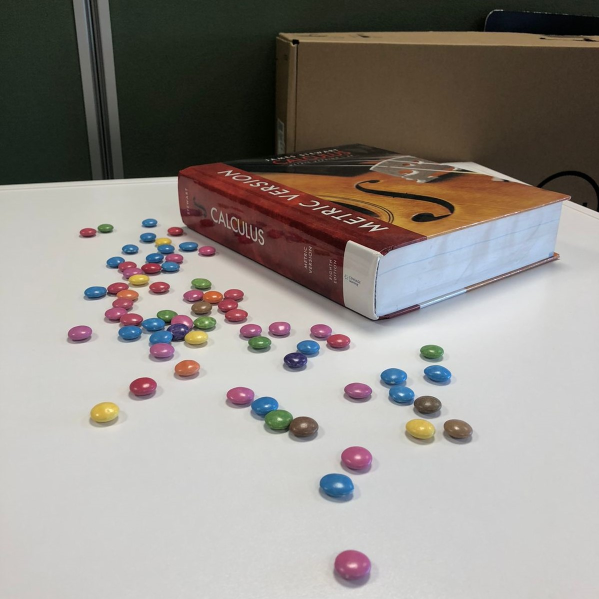
#> input picture Stereo_Vision/Images/Smarties_Book_left.jpg, 1198 x 1198 px, found by its file name (shown at 1/2 size)
$ python stereo_vision_sgbm.py   (older library calls are emulated)
#> lines starting #> are read from the running program, lines starting #| are printed output that depends on the picture
import cv2
import numpy as np

def update_disparity_map(left_image, right_image):
    # Retrieve the values from the sliders
    block_size = cv2.getTrackbarPos('Block Size', 'Disparity Map')
    block_size = 2 * block_size + 5
    num_disparities = cv2.getTrackbarPos('Num Disparities', 'Disparity Map') * 16
    p1 = cv2.getTrackbarPos('P1', 'Disparity Map')
    p2 = cv2.getTrackbarPos('P2', 'Disparity Map')
    uniqueness_ratio = cv2.getTrackbarPos('Uniqueness Ratio', 'Disparity Map')
    speckle_window_size = cv2.getTrackbarPos('Speckle Window Size', 'Disparity Map')
    speckle_range = cv2.getTrackbarPos('Speckle Range', 'Disparity Map')

    # Create a StereoSGBM object for disparity calculation
    stereo = cv2.StereoSGBM_create(
        minDisparity=0,
        numDisparities=num_disparities,
        blockSize=block_size,
        P1=p1,
        P2=p2,
        disp12MaxDiff=-1,
        preFilterCap=0,
        uniquenessRatio=uniqueness_ratio,
        speckleWindowSize=speckle_window_size,
        speckleRange=speckle_range
    )

    # Compute the disparity map
    disparity_map = stereo.compute(left_image, right_image)

    # Normalize the disparity map for better visualization
    disparity_map_normalized = cv2.normalize(disparity_map, None, alpha=0, beta=255, norm_type=cv2.NORM_MINMAX, dtype=cv2.CV_8U)

    # Display the disparity map with updated parameters
    cv2.imshow('image', right_image)
    cv2.imshow('Result', disparity_map_normalized)

def main():
    # Load the left and right stereo images
    left_image = cv2.imread('Stereo_Vision\Images\Smarties_Book_left.jpg', 0)  # Read grayscale image
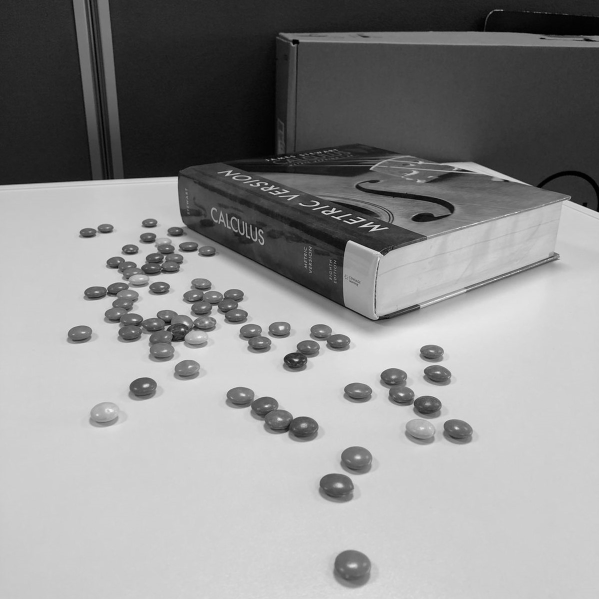
#> left_image: shape (1198, 1198) (shown at 1/2 size); min 0, max 255, mean 142.4
    right_image = cv2.imread('Stereo_Vision\Images\Smarties_Book_right.jpg', 0)  # Read grayscale image
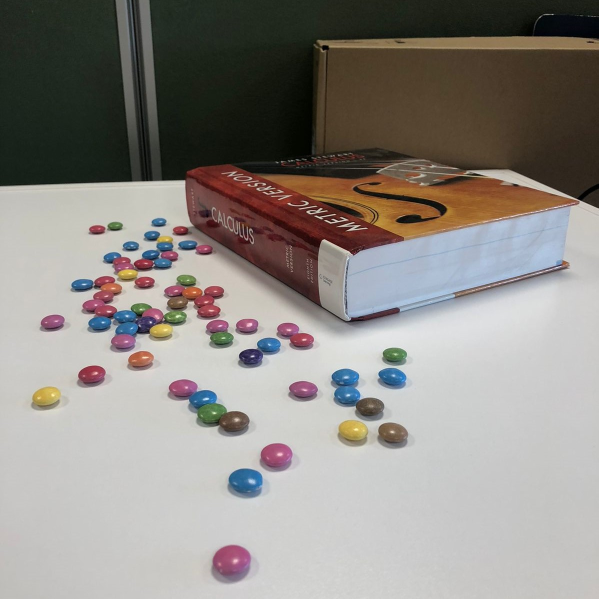
#> input picture Stereo_Vision/Images/Smarties_Book_right.jpg, 1197 x 1198 px, found by its file name (shown at 1/2 size)
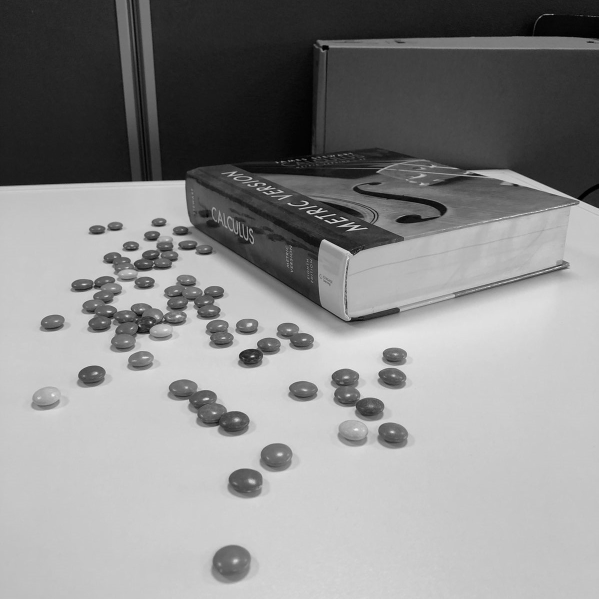
#> right_image: shape (1198, 1197) (shown at 1/2 size); min 0, max 253, mean 138.8

    # Check if the images have different sizes
    if left_image.shape != right_image.shape:
        # Resize the images to a common size
        width = min(left_image.shape[1], right_image.shape[1])
#> width = 1197
        height = min(left_image.shape[0], right_image.shape[0])
#> height = 1198
        left_image = cv2.resize(left_image, (width, height))
#> left_image: shape (1198, 1197)
        right_image = cv2.resize(right_image, (width, height))

    # Set the initial values for the parameters
    initial_block_size = 5
    initial_num_disparities = 4
    initial_p1 = 8
    initial_p2 = 32
    initial_uniqueness_ratio = 10
    initial_speckle_window_size = 100
    initial_speckle_range = 32

    # Create a window for displaying the disparity map
    cv2.namedWindow('Disparity Map')

    # Create sliders for adjusting the parameters
    cv2.createTrackbar('Block Size', 'Disparity Map', initial_block_size, 25, lambda x: update_disparity_map(left_image, right_image))
    cv2.createTrackbar('Num Disparities', 'Disparity Map', initial_num_disparities, 20, lambda x: update_disparity_map(left_image, right_image))
    cv2.createTrackbar('P1', 'Disparity Map', initial_p1, 100, lambda x: update_disparity_map(left_image, right_image))
    cv2.createTrackbar('P2', 'Disparity Map', initial_p2, 100, lambda x: update_disparity_map(left_image, right_image))
    cv2.createTrackbar('Uniqueness Ratio', 'Disparity Map', initial_uniqueness_ratio, 50, lambda x: update_disparity_map(left_image, right_image))
    cv2.createTrackbar('Speckle Window Size', 'Disparity Map', initial_speckle_window_size, 200, lambda x: update_disparity_map(left_image, right_image))
    cv2.createTrackbar('Speckle Range', 'Disparity Map', initial_speckle_range, 50, lambda x: update_disparity_map(left_image, right_image))

    # Initially compute and display the disparity map
    update_disparity_map(left_image, right_image)
#> in update_disparity_map, `disparity_map = stereo.compute(left_image, right_image)`:
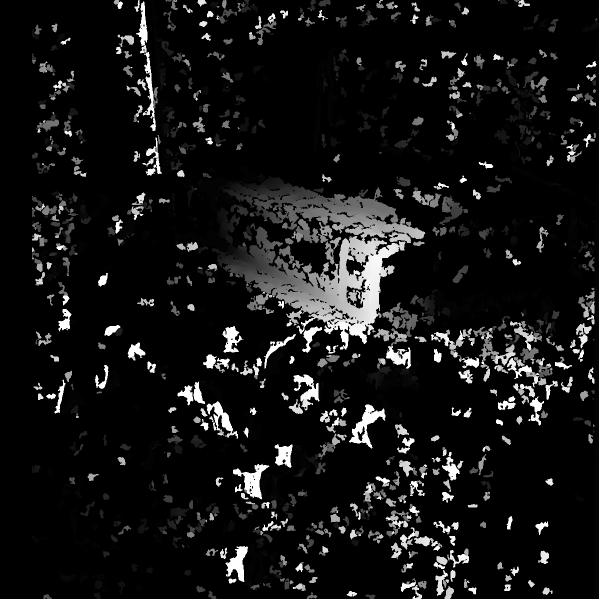
#> disparity_map: shape (1198, 1197) int16 (shown at 1/2 size); min -16, max 1008, mean 66.6; drawn with min black and max white

    while True:
        # Wait for the ESC key to be pressed
        if cv2.waitKey(1) == 27:
#> (key Esc is pressed here)
            break

    cv2.destroyAllWindows()

if __name__ == '__main__':
    main()
